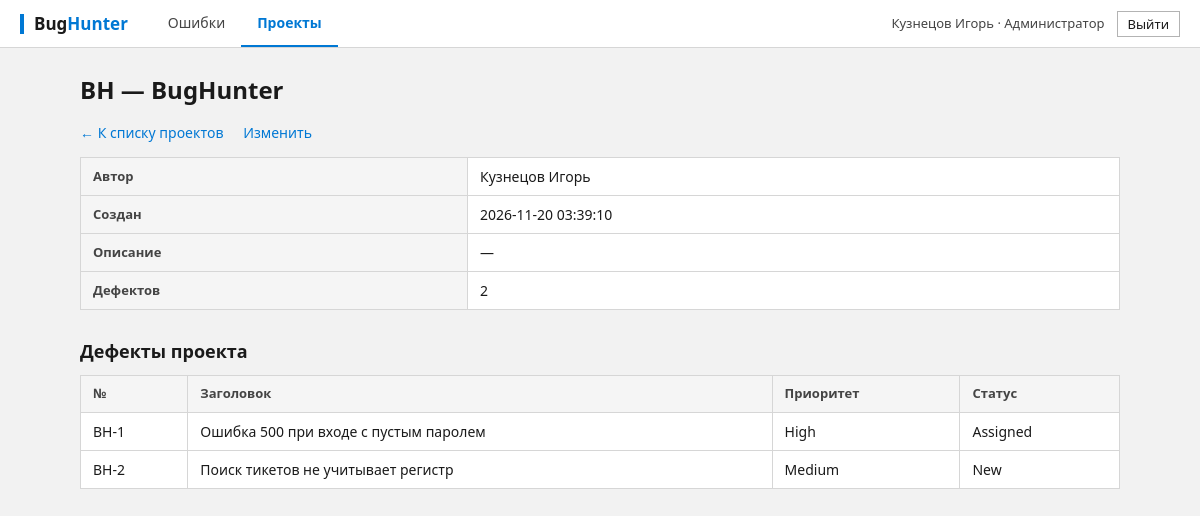
Page /project_view.php?id=1 (signed in) on the earlier database version.
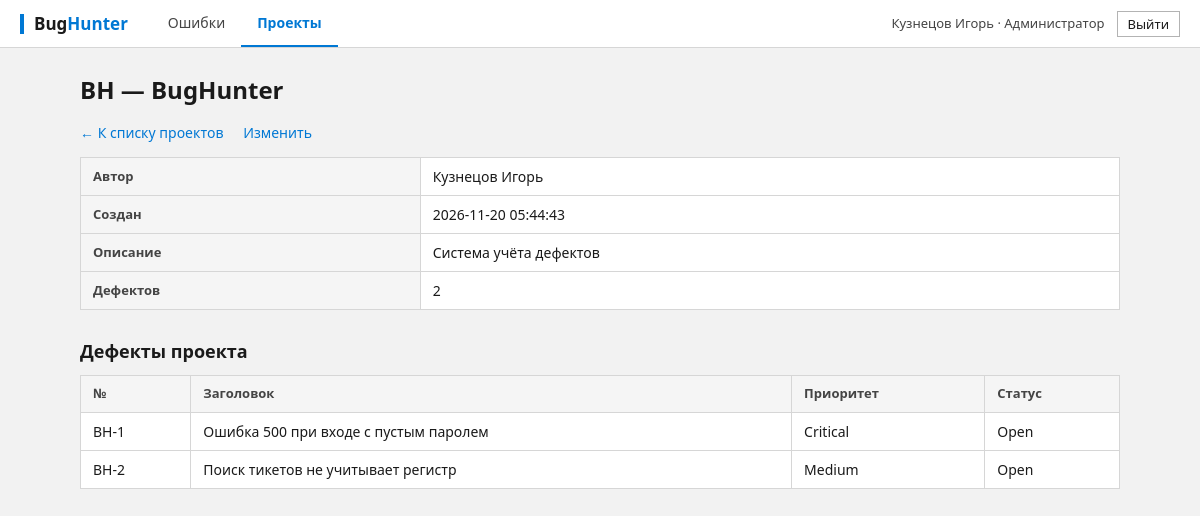
Same page on the later database version.
### tables this page shows
CREATE TABLE users (
    user_id       INTEGER PRIMARY KEY AUTOINCREMENT,
    full_name     TEXT    NOT NULL,
    email         TEXT    NOT NULL UNIQUE,
    password_hash TEXT    NOT NULL,
    role          TEXT    NOT NULL
                  CHECK (role IN ('customer', 'tester', 'developer', 'admin')),
    created_at    TEXT    NOT NULL DEFAULT CURRENT_TIMESTAMP
);

CREATE TABLE projects (
    project_id  INTEGER PRIMARY KEY AUTOINCREMENT,
    code        TEXT    NOT NULL UNIQUE
                CHECK (length(code) BETWEEN 2 AND 10),
    name        TEXT    NOT NULL,
    lead_id     INTEGER REFERENCES users (user_id) ON DELETE SET NULL,
    created_at  TEXT    NOT NULL DEFAULT CURRENT_TIMESTAMP,
    owner_id    INTEGER REFERENCES users (user_id),
    description TEXT    NOT NULL DEFAULT ''
);

CREATE TABLE bugs (
    bug_id          INTEGER PRIMARY KEY AUTOINCREMENT,
    project_id      INTEGER NOT NULL REFERENCES projects (project_id),
    author_id       INTEGER NOT NULL REFERENCES users (user_id),
    assignee_id     INTEGER REFERENCES users (user_id) ON DELETE SET NULL,
    title           TEXT    NOT NULL CHECK (length(trim(title)) > 0),
    description     TEXT    NOT NULL DEFAULT '',
    steps           TEXT    NOT NULL DEFAULT '',
    expected_result TEXT    NOT NULL DEFAULT '',
    actual_result   TEXT    NOT NULL DEFAULT '',
    priority        TEXT    NOT NULL DEFAULT 'Medium'
                    CHECK (priority IN ('Critical', 'High', 'Medium', 'Low')),
    status          TEXT    NOT NULL DEFAULT 'Open'
                    CHECK (status IN ('Open', 'In Progress', 'Closed')),
    created_at      TEXT    NOT NULL DEFAULT CURRENT_TIMESTAMP
);

### config/database.php (called while the page is built, shortened)
<?php
function getPdo(): PDO
{
    static $pdo = null;
    if ($pdo === null) {
        $pdo = new PDO('sqlite:' . DB_PATH, null, null, [
            PDO::ATTR_ERRMODE            => PDO::ERRMODE_EXCEPTION,
            PDO::ATTR_DEFAULT_FETCH_MODE => PDO::FETCH_ASSOC,
        ]);
        $pdo->exec('PRAGMA foreign_keys = ON');
    }
    return $pdo;
}

### projects_lib.php (called while the page is built, shortened)
<?php
require_once __DIR__ . '/auth.php';
function findProject(int $id): ?array
{
    $stmt = getPdo()->prepare(
        'SELECT p.project_id, p.code, p.name, p.description, p.owner_id, p.created_at,
                u.full_name AS owner_name,
                (SELECT COUNT(*) FROM bugs b WHERE b.project_id = p.project_id) AS bugs_count
         FROM projects p
         LEFT JOIN users u ON u.user_id = p.owner_id
         WHERE p.project_id = ?'
    );
    $stmt->execute([$id]);
    $project = $stmt->fetch();
    return $project ?: null;
}
function projectFromRequest(): array
{
    $id = filter_input(INPUT_GET, 'id', FILTER_VALIDATE_INT) ?: filter_input(INPUT_POST, 'id', FILTER_VALIDATE_INT);
    $project = $id ? findProject((int) $id) : null;
    return $project;
}
function canManage(array $user, array $project): bool
{
    return $user['role'] === 'admin' || (int) $project['owner_id'] === (int) $user['user_id'];
}
    ?>

### project_view.php (the view, shortened to what this page needs)
<?php
require __DIR__ . '/projects_lib.php';
$me = requireLogin();
$project = projectFromRequest();
$stmt = getPdo()->prepare(
    'SELECT bug_id, title, priority, status FROM bugs WHERE project_id = ? ORDER BY bug_id'
);
$stmt->execute([$project['project_id']]);
$bugs = $stmt->fetchAll();
pageHeader($project['name']);
?>
<h1><?= h($project['code']) ?> — <?= h($project['name']) ?></h1>
<p class="links">
    <a href="projects.php">← К списку проектов</a>
    <?php if (canManage($me, $project)): ?><a href="project_edit.php?id=<?= (int) $project['project_id'] ?>">Изменить</a><?php endif; ?>
</p>
<table class="table">
    <tr><th>Автор</th><td><?= h($project['owner_name'] ?? '—') ?></td></tr>
    <tr><th>Создан</th><td><?= h($project['created_at']) ?></td></tr>
    <tr><th>Описание</th><td><?= nl2br(h($project['description'] !== '' ? $project['description'] : '—')) ?></td></tr>
    <tr><th>Дефектов</th><td><?= (int) $project['bugs_count'] ?></td></tr>
</table>
<h2>Дефекты проекта</h2>
<?php if ($bugs === []): ?>
    <p><em>Дефектов нет.</em></p>
<?php else: ?>
<table class="table">
    <tr><th>№</th><th>Заголовок</th><th>Приоритет</th><th>Статус</th></tr>
    <?php foreach ($bugs as $b): ?>
    <tr>
        <td><?= h($project['code'] . '-' . $b['bug_id']) ?></td>
        <td><?= h($b['title']) ?></td>
        <td><?= h($b['priority']) ?></td>
        <td><?= h($b['status']) ?></td>
    </tr>
    <?php endforeach; ?>
</table>
<?php endif; ?>
<?php pageFooter();

### auth.php (shortened to what this page needs)
<?php
require_once __DIR__ . '/config/database.php';
function h(?string $s): string
{
    return htmlspecialchars((string) $s, ENT_QUOTES | ENT_SUBSTITUTE, 'UTF-8');
}
function currentUser(): ?array
{
    $stmt = getPdo()->prepare('SELECT user_id, full_name, email, role FROM users WHERE user_id = ?');
    $stmt->execute([$_SESSION['user_id']]);
    $user = $stmt->fetch();
    return $user ?: null;
}
function requireLogin(): array
{
    $user = currentUser();
    return $user;
}
function pageHeader(string $title): void
{
    $user = currentUser();
    $page = basename($_SERVER['SCRIPT_NAME'] ?? '');
    $active = static fn (string $prefix): string => str_starts_with($page, $prefix) ? ' class="active"' : '';
    ?>
<!doctype html>
<html lang="ru">
<head>
    <link rel="stylesheet" href="style.css">
</head>
<body>
<?php if ($user !== null): ?>
<header class="topbar">
    <a class="logo" href="bugs.php">Bug<span>Hunter</span></a>
    <nav>
        <a href="bugs.php"<?= $active('bug') ?>>Ошибки</a>
        <a href="projects.php"<?= $active('project') ?>>Проекты</a>
    </nav>
    <div class="me">
        <span><?= h($user['full_name']) ?> · <?= h(roleTitle($user['role'])) ?></span>
        <form method="POST" action="logout.php">
            <button type="submit" class="btn btn-light btn-sm">Выйти</button>
        </form>
    </div>
</header>
<?php endif; ?>
<main class="container<?= $user === null ? ' narrow' : '' ?>">
<?php
}
function pageFooter(): void
{
    echo "</main>\n</body>\n</html>\n";
}
function roleTitle(string $role): string
{
    return [
        'customer'  => 'Заказчик',
        'tester'    => 'Тестировщик',
        'developer' => 'Разработчик',
        'admin'     => 'Администратор',
    ][$role] ?? $role;
}

### style.css (style rules this page uses)
:root { --accent: #0078d4; --accent-dark: #005a9e; --accent-press: #004578; --accent-soft: #e5f1fb; --ink: #1a1a1a; --ink-soft: #444444; --ink-muted: #6b6b6b; --surface: #ffffff; --bg: #f2f2f2; --line: #d6d6d6; --line-strong: #b3b3b3; --line-dark: #8a8a8a; --danger: #c42b1c; --danger-dark: #a02317; --success: #0f7b0f; --success-bg: #e6f4e6; --danger-bg: #fde7e9; --focus: 0 0 0 2px var(--surface), 0 0 0 4px var(--accent); }
* { box-sizing: border-box; }
html { -webkit-text-size-adjust: 100%; }
body { margin: 0; background: var(--bg); color: var(--ink); font: 14px/1.5 "Segoe UI", "Segoe UI Variable", Tahoma, system-ui, Arial, sans-serif; -webkit-font-smoothing: antialiased; }
a { color: var(--accent); text-decoration: none; }
h1 { font-size: 24px; font-weight: 600; margin: 0 0 4px; letter-spacing: 0; }
h2 { font-size: 18px; font-weight: 600; margin: 28px 0 10px; }
.topbar { display: flex; align-items: center; gap: 24px; padding: 0 20px; height: 48px; background: var(--surface); color: var(--ink); border-bottom: 1px solid var(--line); position: sticky; top: 0; z-index: 50; }
.topbar .logo { color: var(--ink); font-weight: 700; font-size: 17px; letter-spacing: 0; text-decoration: none; padding-left: 10px; border-left: 4px solid var(--accent); line-height: 20px; }
.topbar .logo span { color: var(--accent); }
.topbar nav { display: flex; gap: 0; flex: 1; height: 100%; }
.topbar nav a { color: var(--ink-soft); padding: 0 16px; font-size: 14px; display: flex; align-items: center; border-bottom: 2px solid transparent; transition: background .1s, color .1s; }
.topbar nav a.active { color: var(--accent); border-bottom-color: var(--accent); font-weight: 600; }
.topbar .me { display: flex; align-items: center; gap: 12px; font-size: 13px; color: var(--ink-soft); }
.topbar .me form { margin: 0; }
.container { max-width: 1080px; margin: 24px auto; padding: 0 20px; }
.links a { margin-right: 16px; }
.btn, button { display: inline-flex; align-items: center; justify-content: center; gap: 6px; padding: 6px 16px; border: 1px solid var(--accent); border-radius: 0; cursor: pointer; background: var(--accent); color: #fff; font: inherit; font-size: 14px; line-height: 20px; text-decoration: none; transition: background .1s, border-color .1s; }
.btn-light { background: var(--surface); color: var(--ink); border: 1px solid var(--line-strong); }
.btn-sm { padding: 3px 10px; font-size: 13px; line-height: 18px; }
.table, table { width: 100%; border-collapse: collapse; background: var(--surface); border: 1px solid var(--line); border-radius: 0; margin-top: 8px; }
th { background: #f5f5f5; text-align: left; font-size: 13px; font-weight: 600; color: var(--ink-soft); padding: 8px 12px; border: 1px solid var(--line); border-top: 0; }
td { padding: 0; border: 1px solid var(--line); font-size: 14px; vertical-align: middle; text-align: center; position: relative; }
td:not(:has(.badge)) { padding: 8px 12px; text-align: left; }

Differences in the rows shown:
changed projects "BH": created_at "2026-11-20 03:39:10" → "2026-11-20 05:44:43"; description "—" → "Система учёта дефектов"
changed bugs "BH-1": priority "High" → "Critical"; status "Assigned" → "Open"
changed bugs "BH-2": status "New" → "Open"
